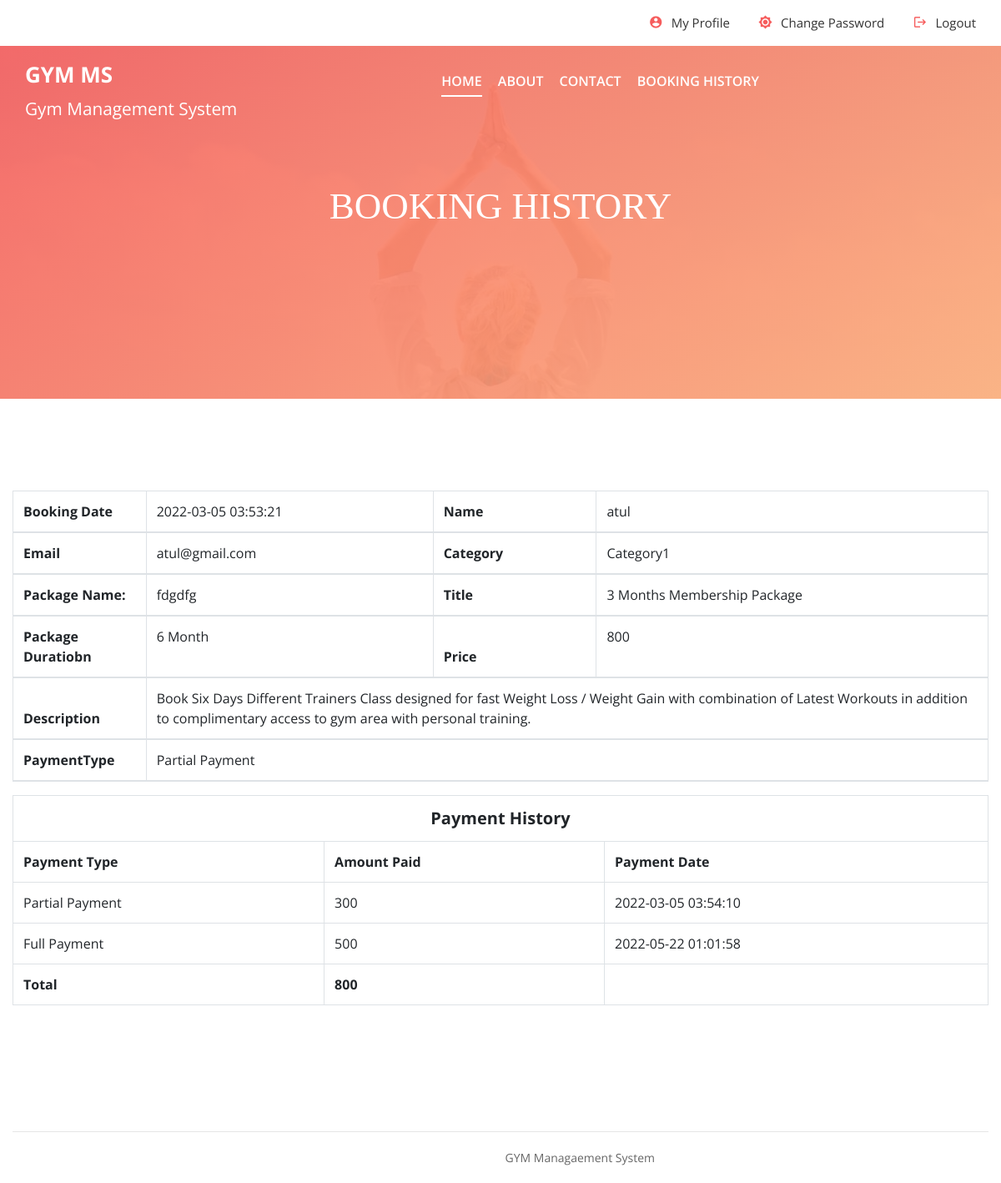
Screenshot of /gym/booking-details.php?bookingid=1 (signed in) with the database file from the repository.
### tables this page shows
CREATE TABLE `tblbooking` (
  `id` int(11) NOT NULL,
  `package_id` varchar(45) DEFAULT NULL,
  `userid` varchar(45) DEFAULT NULL,
  `booking_date` timestamp NULL DEFAULT current_timestamp(),
  `payment` varchar(45) DEFAULT NULL,
  `paymentType` varchar(45) DEFAULT NULL
);

CREATE TABLE `tbluser` (
  `id` int(11) NOT NULL,
  `fname` varchar(45) DEFAULT NULL,
  `lname` varchar(45) DEFAULT NULL,
  `email` varchar(45) DEFAULT NULL,
  `mobile` varchar(45) DEFAULT NULL,
  `password` varchar(100) DEFAULT NULL,
  `state` varchar(45) DEFAULT NULL,
  `city` varchar(45) DEFAULT NULL,
  `address` varchar(200) DEFAULT NULL,
  `create_date` timestamp NULL DEFAULT current_timestamp()
);

CREATE TABLE `tblcategory` (
  `id` int(11) NOT NULL,
  `category_name` varchar(45) DEFAULT NULL,
  `status` varchar(45) DEFAULT '0'
);

CREATE TABLE `tblpackage` (
  `id` int(11) NOT NULL,
  `cate_id` varchar(45) DEFAULT NULL,
  `PackageName` varchar(45) DEFAULT NULL
);

CREATE TABLE `tbladdpackage` (
  `id` int(11) NOT NULL,
  `category` varchar(45) DEFAULT NULL,
  `titlename` varchar(450) DEFAULT NULL,
  `PackageType` varchar(45) DEFAULT NULL,
  `PackageDuratiobn` varchar(45) DEFAULT NULL,
  `Price` varchar(45) DEFAULT NULL,
  `uploadphoto` varchar(450) DEFAULT NULL,
  `Description` varchar(450) DEFAULT NULL,
  `create_date` timestamp NULL DEFAULT current_timestamp()
);

CREATE TABLE `tblpayment` (
  `id` int(11) NOT NULL,
  `bookingID` varchar(45) DEFAULT NULL,
  `paymentType` varchar(45) DEFAULT NULL,
  `payment` varchar(45) DEFAULT NULL,
  `payment_date` timestamp NULL DEFAULT current_timestamp()
);

### gym/booking-details.php (the view, shortened to what this page needs)
<?php session_start();
require_once('include/config.php');
if(strlen( $_SESSION["uid"])==0)
    {
header('location:login.php');
}
else{
?>
<!DOCTYPE html>
<html lang="zxx">
<head>
	<link rel="stylesheet" href="css/bootstrap.min.css"/>
	<link rel="stylesheet" href="css/font-awesome.min.css"/>
	<link rel="stylesheet" href="css/owl.carousel.min.css"/>
	<link rel="stylesheet" href="css/nice-select.css"/>
	<link rel="stylesheet" href="css/slicknav.min.css"/>
	<link rel="stylesheet" href="css/style.css"/>
</head>
<body>
	<?php include 'include/header.php';?>
	<section class="page-top-section set-bg" data-setbg="img/page-top-bg.jpg">
		<div class="container">
			<div class="row">
				<div class="col-lg-7 m-auto text-white">
					<h2>Booking History</h2>
				</div>
			</div>
		</div>
	</section>
	<section class="contact-page-section spad overflow-hidden">
		<div class="container">
			<div class="row">
				<div class="col-lg-12">
					   <table class="table table-hover table-bordered">
                <thead>
                   <?php $bookindid=$_GET['bookingid'];
                  $sql="SELECT t1.id as bookingid,t3.fname as Name, t3.email as email,t1.booking_date as bookingdate,t2.titlename as title,t2.PackageDuratiobn as PackageDuratiobn,
t2.Price as Price,t2.Description as Description,t4.category_name as category_name,t5.PackageName as PackageName,payment,paymentType FROM tblbooking as t1
 join tbladdpackage as t2
on t1.package_id =t2.id
join tbluser as t3
on t1.userid=t3.id
join tblcategory as t4
on t2.category=t4.id
join tblpackage as t5
on t2.PackageType=t5.id
 where t1.id=:bookindid";
                  $query= $dbh->prepare($sql);
                  $query->bindParam(':bookindid',$bookindid, PDO::PARAM_STR);
                  $query-> execute();
                  $results = $query -> fetchAll(PDO::FETCH_OBJ);
                  $cnt=1;
                  if($query -> rowCount() > 0)
                  {
                  foreach($results as $result)
                  {
                  ?>
                  <tr>
                   <th>Booking Date</th>
                   <td><?php echo $result->bookingdate; ?></td>
                    <th>Name</th>
                    <td><?php echo $result->Name; ?></td>
                  </tr>
                  <tr>
                   <th>Email</th>
                   <td><?php echo $result->email; ?></td>
                    <th>Category</th>
                    <td><?php echo $result->category_name; ?></td>
                  </tr>
                  <tr>
                   <th>Package Name:</th>
                   <td><?php echo $result->PackageName; ?></td>
                    <th>Title</th>
                    <td><?php echo $result->title; ?></td>
                  </tr>
                  <tr>
                   <th>Package Duratiobn</th>
                   <td><?php echo $result->PackageDuratiobn; ?></td>
                    <th>Price</th>
                    <td><?php echo $result->Price; ?></td>
                  </tr>
                  <tr>
                   <th>Description</th>
                   <td colspan="3"><?php echo $result->Description; ?></td>
                  </tr>
                  <tr>
                   <th>PaymentType</th>
                   <td colspan="3"><?php  $ptype=$result->paymentType;
if($ptype==''):
	echo "Payment not made yet";
else:
	echo $ptype;
endif;
                 ?></td>
                  </tr>
                  <?php  $cnt=$cnt+1; } } ?>
                </thead>
              </table>
            <?php   $sql="SELECT * from tblpayment
 where bookingID=:bookindid";
                  $query= $dbh->prepare($sql);
                  $query->bindParam(':bookindid',$bookindid, PDO::PARAM_STR);
                  $query-> execute();
                  $results = $query -> fetchAll(PDO::FETCH_OBJ);
                  if($query -> rowCount() > 0)
                  { ?>
                       <table class="table table-hover table-bordered">
                        <tr>
                          <th colspan="3" style="text-align:center;font-size:20px;">Payment History</th>
                        </tr>
                        <tr>
                          <th>Payment Type</th>
                          <th>Amount Paid</th>
                          <th>Payment Date</th>
                        </tr>
 <?php foreach($results as $result)
                  { ?>
<tr>
  <td><?php echo $result->paymentType; ?></td>
  <td><?php echo $tpayment=$result->payment; ?></td>
  <td><?php echo $result->payment_date; ?></td>
</tr>
<?php
$gpayment+=$tpayment;
}  ?>
<tr>
  <th>Total</th>
  <th><?php echo $gpayment;?></th>
</tr>
                       </table>
                     <?php } ?>
				</div>
			</div>
		</div>
	</section>
<?php include 'include/footer.php'; ?>
	</body>
</html>
        <?php } ?>

### gym/include/header.php
<header class="header-section">
	<div class="header-top">
		<div class="row m-0">
			<div class="col-md-6 d-none d-md-block p-0">
			</div>
			<div class="col-md-6 text-left text-md-right p-0">
                <?php if(strlen($_SESSION['uid'])==0): ?>
				<div class="header-info d-none d-md-inline-flex">
					<i class="material-icons">account_circle</i>
					<a href="login.php"><p>Login</p></a>
				</div>
				<?php else :?>
				<div class="header-info d-none d-md-inline-flex">
					<i class="material-icons">account_circle</i>
					<a href="profile.php"><p>My Profile</p></a>
				</div>
				<div class="header-info d-none d-md-inline-flex">
					<i class="material-icons">brightness_7</i>
					<a href="changepassword.php"><p>Change Password</p></a>
				</div>
				<div class="header-info d-none d-md-inline-flex">
					<i class="material-icons">logout</i>
					<a href="logout.php"><p>Logout</p></a>
				</div>
				<?php endif;?>
			</div>
		</div>
	</div>
	<div class="header-bottom">
		<a href="index.php" class="site-logo" style="color:#fff; font-weight:bold; font-size:26px;">
			GYM MS<br />
			<small style="margin-top:-4%;">Gym Management System</small>
		</a>
		<div class="container">
			<ul class="main-menu">
				<li><a href="index.php" class="active">Home</a></li>
				<li><a href="about.php">About</a></li>
				<li><a href="contact.php">Contact</a></li>
				<?php if(strlen($_SESSION['uid'])==0): ?>
		<li><a href="admin/">Admin</a></li>
				<?php else :?>
					<li><a href="booking-history.php">Booking History</a></li>
					<?php endif;?>
			</ul>
		</div>
	</div>
</header>

### gym/include/footer.php
<footer class="">
		<div class="container">
			<div class="footer-bottom">
				<div class="row">
					<div class="col-md-8 text-md-right">
						<div class="copyright">
GYM Managaement System</div>
					</div>
				</div>
			</div>
		</div>
	</footer>

### rows the page displays
tblbooking: booking_date "2022-03-05 03:53:21", userid.fname "atul", userid.email "atul@gmail.com", tblcategory.category_name "Category1", tblpackage.PackageName "fdgdfg", tbladdpackage.titlename "3 Months Membership Package", tbladdpackage.PackageDuratiobn "6 Month", tbladdpackage.Price "800", tbladdpackage.Description "Book Six Days Different Trainers Class designed for fast Weight Loss / Weight Gain with combination of Latest Workouts in addition to complimentary access to gym area with personal training.", paymentType "Partial Payment"
tblpayment: paymentType "Partial Payment", payment "300", payment_date "2022-03-05 03:54:10"
tblpayment: paymentType "Full Payment", payment "500", payment_date "2022-05-22 01:01:58"

### other values shown
$gpayment "800"
